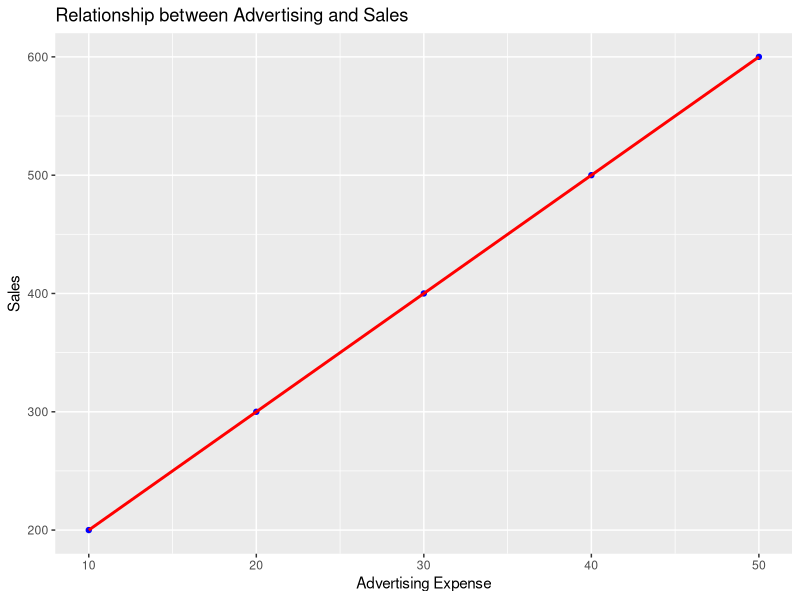

This figure's R source:
# 必要なライブラリ
library(ggplot2)

# データの作成
data <- data.frame(
  Sales = c(200, 300, 400, 500, 600),       # 売上 (従属変数)
  Advertising = c(10, 20, 30, 40, 50),      # 広告費 (独立変数1)
  Price = c(100, 90, 80, 70, 60)            # 商品の価格 (独立変数2)
)

# 重回帰分析
model <- lm(Sales ~ Advertising + Price, data = data)

# モデルの概要
summary(model)

# プロット作成例
library(ggplot2)
ggplot(data, aes(x = Advertising, y = Sales)) +
  geom_point(color = "blue") +
  geom_smooth(method = "lm", formula = y ~ x, color = "red") +
  labs(title = "Relationship between Advertising and Sales",
       x = "Advertising Expense", y = "Sales")